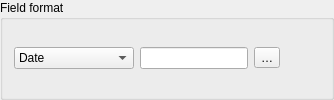
    <widget class="QGroupBox" name="groupBox_2">
     <property name="title">
      <string>Field format</string>
     </property>
     <layout class="QGridLayout" name="gridLayout_3">
      <item row="0" column="0">
       <widget class="QComboBox" name="mFieldFormatComboBox">
        <property name="minimumSize">
         <size>
          <width>120</width>
          <height>0</height>
         </size>
        </property>
        <item>
         <property name="text">
          <string>Date</string>
         </property>
        </item>
        <item>
         <property name="text">
          <string>Time</string>
         </property>
        </item>
        <item>
         <property name="text">
          <string>Date &amp; time</string>
         </property>
        </item>
        <item>
         <property name="text">
          <string>Custom format</string>
         </property>
        </item>
       </widget>
      </item>
      <item row="0" column="1">
       <widget class="QLineEdit" name="mFieldFormatEdit">
        <property name="enabled">
         <bool>true</bool>
        </property>
       </widget>
      </item>
      <item row="0" column="3">
       <spacer name="horizontalSpacer">
        <property name="orientation">
         <enum>Qt::Horizontal</enum>
        </property>
        <property name="sizeHint" stdset="0">
         <size>
          <width>40</width>
          <height>20</height>
         </size>
        </property>
       </spacer>
      </item>
      <item row="0" column="2">
       <widget class="QToolButton" name="mFieldHelpToolButton">
        <property name="text">
         <string>…</string>
        </property>
        <property name="icon">
         <iconset resource="../../../images/images.qrc">
          <normaloff>:/images/themes/default/mActionHelpContents.svg</normaloff>:/images/themes/default/mActionHelpContents.svg</iconset>
        </property>
        <property name="checkable">
         <bool>true</bool>
        </property>
        <property name="checked">
         <bool>false</bool>
        </property>
       </widget>
      </item>
     </layout>
    </widget>
